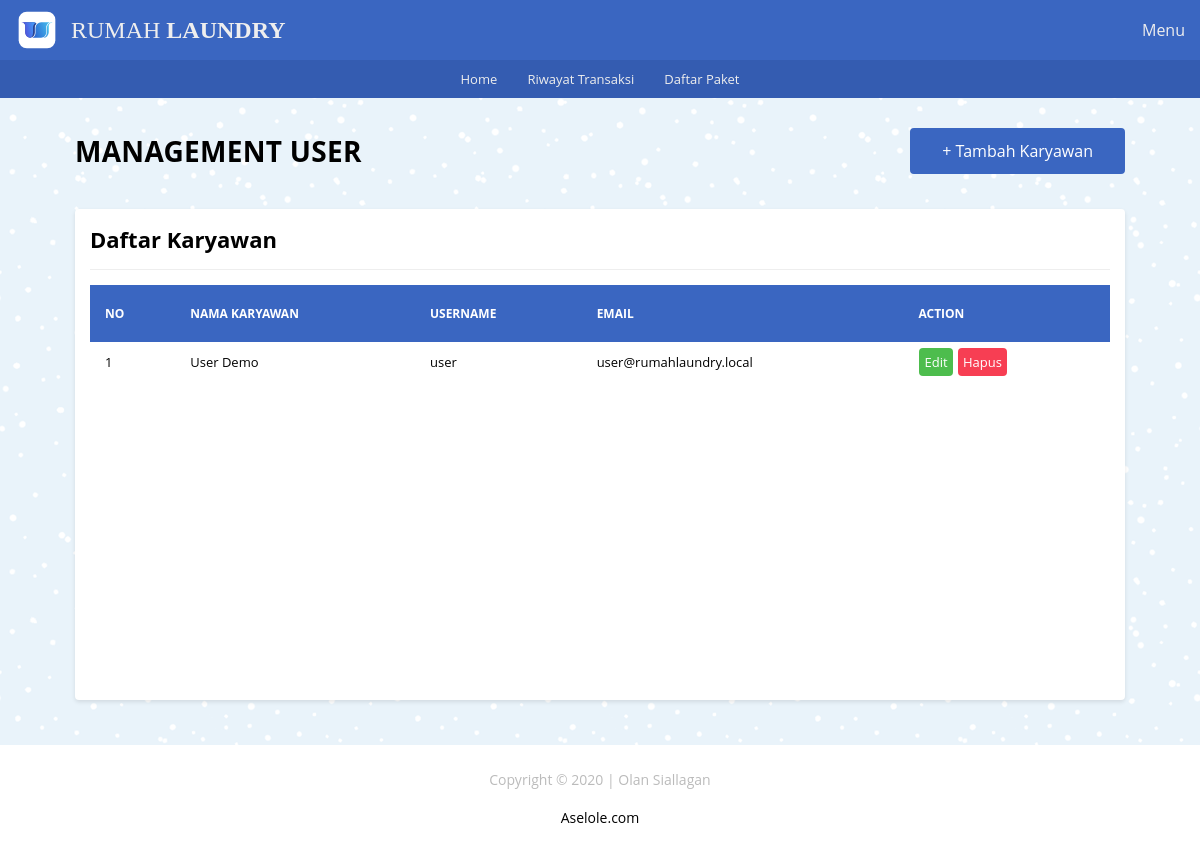
Screenshot of /karyawan/karyawan.php with the database file from the repository.
### tables this page shows
CREATE TABLE `master` (
  `id_user` INT UNSIGNED NOT NULL AUTO_INCREMENT,
  `nama` VARCHAR(100) NOT NULL,
  `email` VARCHAR(100) NOT NULL,
  `username` VARCHAR(50) NOT NULL,
  `password` VARCHAR(255) NOT NULL,
  `level` VARCHAR(20) NOT NULL,
  PRIMARY KEY (`id_user`),
  UNIQUE KEY `uk_master_email` (`email`),
  UNIQUE KEY `uk_master_username` (`username`)
);

### includes/_functions.php (called while the page is built, shortened)
<?php
$host	= 'localhost';
$user = 'root';
$pass	= '';
$db	= 'laundry';
$koneksi = mysqli_connect($host,$user,$pass,$db);
function query($query){
	global $koneksi;
	$result = mysqli_query($koneksi, $query);
	$rows = [];
	while ($row = mysqli_fetch_assoc($result)) {
		$rows[] = $row;
	}
	return $rows;
}
function url($url = null){
	$url_utama = "http://localhost/rumah_laundry";
	if ($url != null) {
		return $url_utama . '/' . $url;
	}else{
		return $url_utama . '';
	}
}

### karyawan/karyawan.php (the view)
<?php
	require_once('../_header.php');
	$data_karyawan = query('SELECT * FROM master LIMIT 20 OFFSET 1');
?>
	<div id="karyawan" class="main-content">
		<div class="container">
			<div class="baris">
				<div class="selamat-datang">
					<div class="col-header">
						<h2 class="judul-md">Management User</h2>
					</div>
					<div class="col-header txt-right">
						<a href="<?=url('karyawan/tambah.php')?>" class="btn-lg bg-primary">+ Tambah Karyawan</a>
					</div>
				</div>
			</div>
			<div class="baris">
				<div class="col">
					<div class="card">
						<div class="card-title card-flex">
							<div class="card-col">
								<h2>Daftar Karyawan</h2>
							</div>
						</div>
						<div class="card-body">
							<div class="tabel-kontainer">
								<table class="tabel-transaksi">
									<thead>
										<tr>
											<th class="sticky">No</th>
											<th class="sticky">Nama Karyawan</th>
											<th class="sticky">Username</th>
											<th class="sticky">Email</th>
											<th class="sticky">Action</th>
										</tr>
									</thead>
									<tbody>
										<?php $no = 1; ?>
										<?php foreach($data_karyawan as $karyawan) : ?>
											<tr>
												<td><?= $no ?></td>
												<td><?= $karyawan['nama'] ?></td>
												<td><?= $karyawan['username'] ?></td>
												<td><?= $karyawan['email'] ?></td>
												<td>
													<a href="<?=url('karyawan/edit.php')?>?id_user=<?=$karyawan['id_user']?>" class="btn btn-edit">Edit</a>
													<a href="<?=url('karyawan/hapus.php')?>?id_user=<?=$karyawan['id_user']?>" onclick="return confirm('Yakin akan menghapus?');"  class="btn btn-hapus">Hapus</a>
												</td>
											</tr>
											<?php $no++ ?>
										<?php endforeach; ?>
									</tbody>
								</table>
							</div>
						</div>
					</div>
				</div>
			</div>
		</div>
	</div>
<?php require_once('../_footer.php'); ?>

### _assets/css/style.css (style rules this page uses)
* { margin: 0; padding: 0; box-sizing: border-box; }
html,body { width: 100%; max-width: 100%; position: relative; font-family: 'Open sans', sans-serif; display: flex; flex-direction: column; background-image: url(../img/blue-snow.png); overflow-x: hidden; }
.txt-right { text-align: right; }
h2 { font-size: 22px; }
.main-content { display: flex; flex-direction: column; }
.container { display: flex; flex-direction: column; width: 1080px; max-width: 100%; margin: auto; padding: 0 15px; min-height: 20px; }
.baris { position: relative; margin: 0 -15px; display: flex; flex-direction: row; flex-wrap: wrap; }
.selamat-datang { width: 100%; display: flex; flex-direction: row; flex-wrap: wrap; align-items: center; justify-content: space-between; padding: 0 15px; margin: 30px 0 20px 0; }
.selamat-datang .col-header { flex: 1; }
.selamat-datang .col-header .judul-md { font-size: 28px; text-transform: uppercase; letter-spacing: .3px; }
.selamat-datang .col-header a { display: inline-block; color: #fff; text-decoration: none; }
.btn-lg { padding: 10px 30px; border-radius: 4px; }
.bg-primary { border: 2px solid #3a66c1; color: #ffffff; background-color: #3a66c1; }
.col { flex: 1; }
.card { background-color: #fff; margin: 15px; padding: 15px; border-radius: 4px; box-shadow: 0 2px 4px rgba(0,0,0,0.10); }
.card-body { position: relative; }
.card-title { padding-bottom: 15px; margin-bottom: 15px; border-bottom: 1px solid #eeeeee; }
.card-flex { display: flex; flex-direction: row; align-items: center; justify-content: space-between; }
.card-col { flex: 1; }
.tabel-kontainer { display: block; width: 100%; height: 400px; position: relative; overflow-x: auto; overflow-y: auto; }
.tabel-transaksi { border: 0; border-collapse: collapse; width: 100%; }
.tabel-transaksi thead { color: #ffffff; }
.tabel-transaksi thead th { text-transform: uppercase; font-size: 12px; text-align: left; padding: 20px 15px; background-color: #3a66c1; }
.sticky { position: sticky; top: 0; }
.tabel-transaksi tbody tr { border-bottom: 1px solid #dddddd; }
.tabel-transaksi tbody tr:last-child { border-bottom: 0; }
.tabel-transaksi tbody tr td { padding: 5px 15px; font-size: 13px; }
.btn { display: inline-block; text-decoration: none; padding: 5px; margin: 1px; border-radius: 4px; }
.btn-edit { background-color: #4dbd4d; color: #ffffff; }
.btn-hapus { background-color: #f73e53; color: #ffffff; }

### rows the page displays
master: nama "User Demo", username "user", email "user@rumahlaundry.local"
